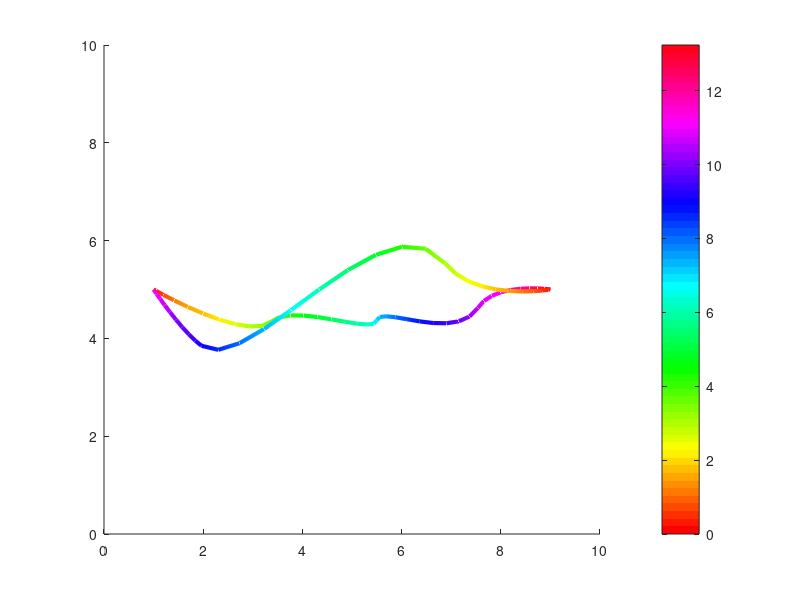

The MATLAB source for this figure:
load Drone1Traj.mat
d1 = full_path
load Drone2Traj.mat
d2 = full_path

colormap(hsv)
p1=patch([d1(:,2);nan],[d1(:,3);nan],[d1(:,4);nan],[d1(:,1);nan],'FaceColor','none','EdgeColor','interp','LineWidth',3);
hold on;
p2=patch([d2(:,2);nan],[d2(:,3);nan],[d2(:,4);nan],[d2(:,1);nan],'FaceColor','none','EdgeColor','interp','LineWidth',3);
xlim([0 10])
ylim([0 10])
zlim([0 10])
colorbar

collision = false;
for d1i=1:size(d1,1)
    [d2t,d2i] = min(abs(d2(:,1)-d1(d1i,1)));
    if sqrt(sum((d1(d1i,2:4)-d2(d2i,2:4)).^2))<.2
        fprintf("Collision at t=%f\n",d1(d1i,1))
        collision = true;
    end
end
if(~collision)
    disp("No Collisions")
end